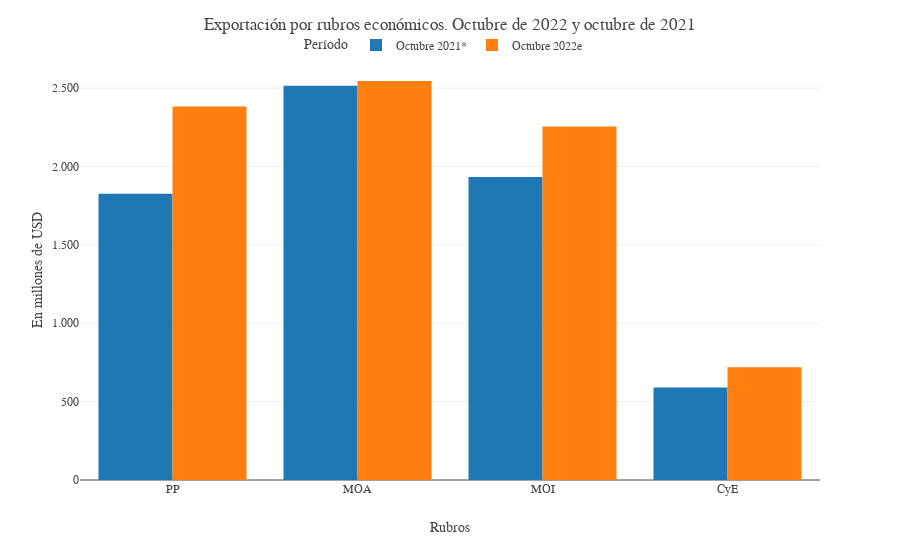

The cell this chart's notebook holds for it:
### Code cell
df_grafico1 = df_grafico1_tabla[["Rubros","Octubre 2021*","Octubre 2022e"]].melt(id_vars="Rubros",value_name="Dólares", var_name= "Período")
plot_expo_rubros = px.histogram(df_grafico1[df_grafico1.Rubros != "Total"], x = "Rubros", y = "Dólares",color="Período", barmode="group", template="none")
plot_expo_rubros.update_yaxes(tickformat = ",",title_text='En millones de USD')
plot_expo_rubros.update_layout(separators=",.",font_family='verdana', title_text = "Exportación por rubros económicos. Octubre de 2022 y octubre de 2021",
                  legend=dict(
       yanchor="top", orientation = "h",
       y=1.07,
       xanchor="left", 
       x=0.3))
plot_expo_rubros.data[0].hovertemplate = 'Periodo: Octubre 2021*<br>Rubro: %{x}<br>Dolares: $%{y}<extra></extra>'
plot_expo_rubros.data[1].hovertemplate = 'Periodo: Octubre 2022e<br>Rubro: %{x}<br>Dolares: $%{y}<extra></extra>'
plot_expo_rubros

### Figure 1 — Plotly figure (JSON) as saved in the notebook; plotly's stock layout.template omitted (floating-point values rounded to 4 significant figures)
{"data": [{"alignmentgroup": "True", "bingroup": "x", "histfunc": "sum", "hovertemplate": "Periodo: Octubre 2021*<br>Rubro: %{x}<br>Dolares: $%{y}<extra></extra>", "legendgroup": "Octubre 2021*", "marker": {"color": "#1F77B4", "pattern": {"shape": ""}}, "name": "Octubre 2021*", "offsetgroup": "Octubre 2021*", "orientation": "v", "showlegend": true, "type": "histogram", "x": ["PP", "MOA", "MOI", "CyE"], "xaxis": "x", "y": [1826, 2514, 1932, 590], "yaxis": "y"}, {"alignmentgroup": "True", "bingroup": "x", "histfunc": "sum", "hovertemplate": "Periodo: Octubre 2022e<br>Rubro: %{x}<br>Dolares: $%{y}<extra></extra>", "legendgroup": "Octubre 2022e", "marker": {"color": "#FF7F0E", "pattern": {"shape": ""}}, "name": "Octubre 2022e", "offsetgroup": "Octubre 2022e", "orientation": "v", "showlegend": true, "type": "histogram", "x": ["PP", "MOA", "MOI", "CyE"], "xaxis": "x", "y": [2382, 2545, 2255, 719], "yaxis": "y"}], "layout": {"barmode": "group", "font": {"family": "verdana"}, "legend": {"orientation": "h", "title": {"text": "Período"}, "tracegroupgap": 0, "x": 0.3, "xanchor": "left", "y": 1.07, "yanchor": "top"}, "margin": {"t": 60}, "separators": ",.", "title": {"text": "Exportación por rubros económicos. Octubre de 2022 y octubre de 2021"}, "xaxis": {"anchor": "y", "domain": [0, 1], "title": {"text": "Rubros"}}, "yaxis": {"anchor": "x", "domain": [0, 1], "tickformat": ",", "title": {"text": "En millones de USD"}}}}
